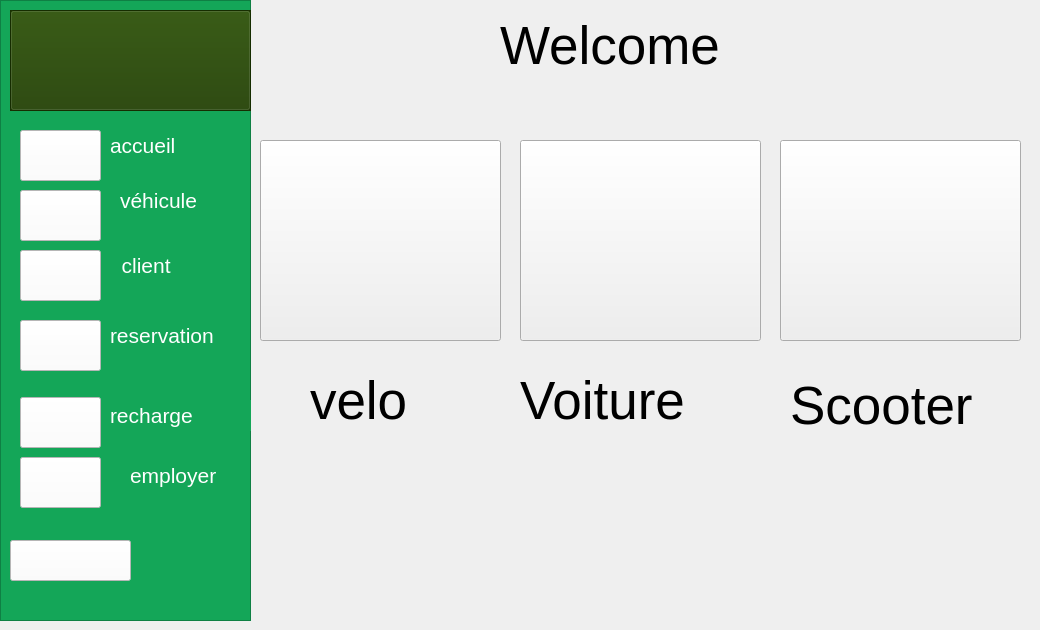
    <widget class="QWidget" name="tab">
     <attribute name="title">
      <string>Tab 1</string>
     </attribute>
     <widget class="QFrame" name="frame">
      <property name="geometry">
       <rect>
        <x>0</x>
        <y>0</y>
        <width>251</width>
        <height>621</height>
       </rect>
      </property>
      <property name="styleSheet">
       <string notr="true">background-color: rgb(20, 166, 88);</string>
      </property>
      <property name="frameShape">
       <enum>QFrame::StyledPanel</enum>
      </property>
      <property name="frameShadow">
       <enum>QFrame::Raised</enum>
      </property>
      <widget class="QPushButton" name="pushButton_10">
       <property name="geometry">
        <rect>
         <x>10</x>
         <y>540</y>
         <width>121</width>
         <height>41</height>
        </rect>
       </property>
       <property name="font">
        <font>
         <pointsize>20</pointsize>
        </font>
       </property>
       <property name="styleSheet">
        <string notr="true">color: rgb(255, 0, 0);
background-color: rgb(255, 255, 255);</string>
       </property>
       <property name="text">
        <string/>
       </property>
       <property name="icon">
        <iconset>
         <normaloff>../../se-deconnecter.png</normaloff>../../se-deconnecter.png</iconset>
       </property>
       <property name="iconSize">
        <size>
         <width>30</width>
         <height>30</height>
        </size>
       </property>
      </widget>
      <widget class="QFrame" name="frame_5">
       <property name="geometry">
        <rect>
         <x>10</x>
         <y>10</y>
         <width>241</width>
         <height>101</height>
        </rect>
       </property>
       <property name="styleSheet">
        <string notr="true">background-color: rgb(31, 63, 0);</string>
       </property>
       <property name="frameShape">
        <enum>QFrame::StyledPanel</enum>
       </property>
       <property name="frameShadow">
        <enum>QFrame::Raised</enum>
       </property>
       <widget class="QPushButton" name="pushButton_11">
        <property name="geometry">
         <rect>
          <x>0</x>
          <y>0</y>
          <width>241</width>
          <height>101</height>
         </rect>
        </property>
        <property name="font">
         <font>
          <pointsize>60</pointsize>
         </font>
        </property>
        <property name="text">
         <string/>
        </property>
        <property name="icon">
         <iconset>
          <normaloff>../../logo.png</normaloff>../../logo.png</iconset>
        </property>
        <property name="iconSize">
         <size>
          <width>250</width>
          <height>200</height>
         </size>
        </property>
       </widget>
      </widget>
      <widget class="QPushButton" name="pushButton_12">
       <property name="geometry">
        <rect>
         <x>20</x>
         <y>397</y>
         <width>81</width>
         <height>51</height>
        </rect>
       </property>
       <property name="styleSheet">
        <string notr="true">background-color: rgb(255, 255, 255);</string>
       </property>
       <property name="text">
        <string/>
       </property>
       <property name="icon">
        <iconset>
         <normaloff>../../emplacement (1).png</normaloff>../../emplacement (1).png</iconset>
       </property>
       <property name="iconSize">
        <size>
         <width>50</width>
         <height>50</height>
        </size>
       </property>
      </widget>
      <widget class="QLabel" name="label_21">
       <property name="geometry">
        <rect>
         <x>110</x>
         <y>400</y>
         <width>141</width>
         <height>31</height>
        </rect>
       </property>
       <property name="font">
        <font>
         <pointsize>16</pointsize>
        </font>
       </property>
       <property name="styleSheet">
        <string notr="true">color: rgb(255, 255, 255);</string>
       </property>
       <property name="text">
        <string>recharge  </string>
       </property>
      </widget>
      <widget class="QPushButton" name="pushButton">
       <property name="geometry">
        <rect>
         <x>20</x>
         <y>130</y>
         <width>81</width>
         <height>51</height>
        </rect>
       </property>
       <property name="font">
        <font>
         <weight>75</weight>
         <bold>true</bold>
        </font>
       </property>
       <property name="styleSheet">
        <string notr="true">background-color: rgb(255, 255, 255);</string>
       </property>
       <property name="text">
        <string/>
       </property>
       <property name="icon">
        <iconset>
         <normaloff>../../tableau-de-bord.png</normaloff>../../tableau-de-bord.png</iconset>
       </property>
       <property name="iconSize">
        <size>
         <width>50</width>
         <height>50</height>
        </size>
       </property>
      </widget>
      <widget class="QLabel" name="label_22">
       <property name="geometry">
        <rect>
         <x>110</x>
         <y>130</y>
         <width>91</width>
         <height>31</height>
        </rect>
       </property>
       <property name="font">
        <font>
         <pointsize>16</pointsize>
        </font>
       </property>
       <property name="styleSheet">
        <string notr="true">color: rgb(255, 255, 255);</string>
       </property>
       <property name="text">
        <string>accueil</string>
       </property>
      </widget>
      <widget class="QPushButton" name="pushButton_13">
       <property name="geometry">
        <rect>
         <x>20</x>
         <y>320</y>
         <width>81</width>
         <height>51</height>
        </rect>
       </property>
       <property name="styleSheet">
        <string notr="true">background-color: rgb(255, 255, 255);</string>
       </property>
       <property name="text">
        <string/>
       </property>
       <property name="icon">
        <iconset>
         <normaloff>../../reservation.png</normaloff>../../reservation.png</iconset>
       </property>
       <property name="iconSize">
        <size>
         <width>50</width>
         <height>50</height>
        </size>
       </property>
      </widget>
      <widget class="QLabel" name="label_23">
       <property name="geometry">
        <rect>
         <x>110</x>
         <y>320</y>
         <width>131</width>
         <height>31</height>
        </rect>
       </property>
       <property name="font">
        <font>
         <pointsize>16</pointsize>
        </font>
       </property>
       <property name="styleSheet">
        <string notr="true">color: rgb(255, 255, 255);</string>
       </property>
       <property name="text">
        <string>reservation</string>
       </property>
      </widget>
      <widget class="QLabel" name="label_24">
       <property name="geometry">
        <rect>
         <x>120</x>
         <y>180</y>
         <width>101</width>
         <height>41</height>
        </rect>
       </property>
       <property name="font">
        <font>
         <pointsize>16</pointsize>
        </font>
       </property>
       <property name="styleSheet">
        <string notr="true">color: rgb(255, 255, 255);</string>
       </property>
       <property name="text">
        <string>véhicule</string>
       </property>
      </widget>
      <widget class="QPushButton" name="pushButton_3">
       <property name="geometry">
        <rect>
         <x>20</x>
         <y>190</y>
         <width>81</width>
         <height>51</height>
        </rect>
       </property>
       <property name="styleSheet">
        <string notr="true">background-color: rgb(255, 255, 255);</string>
       </property>
       <property name="text">
        <string/>
       </property>
       <property name="icon">
        <iconset>
         <normaloff>../../voiture-electrique.png</normaloff>../../voiture-electrique.png</iconset>
       </property>
       <property name="iconSize">
        <size>
         <width>50</width>
         <height>50</height>
        </size>
       </property>
      </widget>
      <widget class="QPushButton" name="pushButton_2">
       <property name="geometry">
        <rect>
         <x>20</x>
         <y>250</y>
         <width>81</width>
         <height>51</height>
        </rect>
       </property>
       <property name="styleSheet">
        <string notr="true">background-color: rgb(255, 255, 255);</string>
       </property>
       <property name="text">
        <string/>
       </property>
       <property name="icon">
        <iconset>
         <normaloff>../../compte.png</normaloff>../../compte.png</iconset>
       </property>
       <property name="iconSize">
        <size>
         <width>50</width>
         <height>50</height>
        </size>
       </property>
      </widget>
      <widget class="QLabel" name="label_25">
       <property name="geometry">
        <rect>
         <x>110</x>
         <y>250</y>
         <width>101</width>
         <height>31</height>
        </rect>
       </property>
       <property name="font">
        <font>
         <pointsize>16</pointsize>
        </font>
       </property>
       <property name="styleSheet">
        <string notr="true">color: rgb(255, 255, 255);</string>
       </property>
       <property name="text">
        <string>  client</string>
       </property>
      </widget>
      <widget class="QPushButton" name="pushButton_4">
       <property name="geometry">
        <rect>
         <x>20</x>
         <y>457</y>
         <width>81</width>
         <height>51</height>
        </rect>
       </property>
       <property name="styleSheet">
        <string notr="true">background-color: rgb(255, 255, 255);</string>
       </property>
       <property name="text">
        <string/>
       </property>
       <property name="icon">
        <iconset>
         <normaloff>../../employe.png</normaloff>../../employe.png</iconset>
       </property>
       <property name="iconSize">
        <size>
         <width>50</width>
         <height>50</height>
        </size>
       </property>
      </widget>
      <widget class="QLabel" name="label_26">
       <property name="geometry">
        <rect>
         <x>130</x>
         <y>460</y>
         <width>111</width>
         <height>31</height>
        </rect>
       </property>
       <property name="font">
        <font>
         <pointsize>16</pointsize>
        </font>
       </property>
       <property name="styleSheet">
        <string notr="true">color: rgb(255, 255, 255);</string>
       </property>
       <property name="text">
        <string>employer</string>
       </property>
      </widget>
     </widget>
     <widget class="QPushButton" name="pushButton_14">
      <property name="geometry">
       <rect>
        <x>520</x>
        <y>140</y>
        <width>241</width>
        <height>201</height>
       </rect>
      </property>
      <property name="text">
       <string/>
      </property>
      <property name="icon">
       <iconset>
        <normaloff>../../voiture-electrique (1).png</normaloff>../../voiture-electrique (1).png</iconset>
      </property>
      <property name="iconSize">
       <size>
        <width>200</width>
        <height>200</height>
       </size>
      </property>
     </widget>
     <widget class="QPushButton" name="pushButton_15">
      <property name="geometry">
       <rect>
        <x>260</x>
        <y>140</y>
        <width>241</width>
        <height>201</height>
       </rect>
      </property>
      <property name="text">
       <string/>
      </property>
      <property name="icon">
       <iconset>
        <normaloff>../../velo.png</normaloff>../../velo.png</iconset>
      </property>
      <property name="iconSize">
       <size>
        <width>200</width>
        <height>200</height>
       </size>
      </property>
     </widget>
     <widget class="QLabel" name="label_27">
      <property name="geometry">
       <rect>
        <x>520</x>
        <y>370</y>
        <width>211</width>
        <height>61</height>
       </rect>
      </property>
      <property name="font">
       <font>
        <pointsize>40</pointsize>
       </font>
      </property>
      <property name="text">
       <string>Voiture</string>
      </property>
     </widget>
     <widget class="QLabel" name="label_28">
      <property name="geometry">
       <rect>
        <x>790</x>
        <y>370</y>
        <width>241</width>
        <height>71</height>
       </rect>
      </property>
      <property name="font">
       <font>
        <pointsize>40</pointsize>
       </font>
      </property>
      <property name="text">
       <string>Scooter</string>
      </property>
     </widget>
     <widget class="QLabel" name="label_29">
      <property name="geometry">
       <rect>
        <x>310</x>
        <y>360</y>
        <width>151</width>
        <height>81</height>
       </rect>
      </property>
      <property name="font">
       <font>
        <pointsize>40</pointsize>
       </font>
      </property>
      <property name="text">
       <string>velo</string>
      </property>
     </widget>
     <widget class="QPushButton" name="pushButton_16">
      <property name="geometry">
       <rect>
        <x>780</x>
        <y>140</y>
        <width>241</width>
        <height>201</height>
       </rect>
      </property>
      <property name="text">
       <string/>
      </property>
      <property name="icon">
       <iconset>
        <normaloff>../../scooter-electrique.png</normaloff>../../scooter-electrique.png</iconset>
      </property>
      <property name="iconSize">
       <size>
        <width>200</width>
        <height>200</height>
       </size>
      </property>
     </widget>
     <widget class="QLabel" name="label_30">
      <property name="geometry">
       <rect>
        <x>500</x>
        <y>10</y>
        <width>301</width>
        <height>71</height>
       </rect>
      </property>
      <property name="font">
       <font>
        <pointsize>40</pointsize>
       </font>
      </property>
      <property name="text">
       <string>Welcome</string>
      </property>
     </widget>
    </widget>
